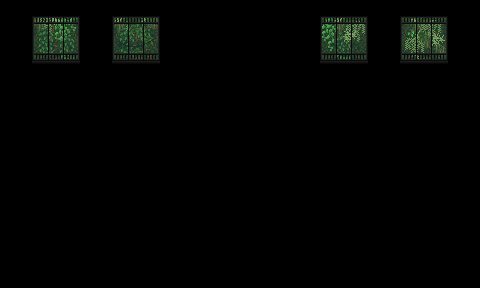

This game map was drawn from its Tiled (.tmx) file and the tilesets committed beside it. A one-line description and the trimmed map source follow:
An orthogonal 30x18 tile map with 16x16 px tiles, 1 tile layer (Buildings), 2 tilesets.

<map version="1.8" tiledversion="1.8.5" orientation="orthogonal" renderorder="right-down" width="30" height="18" tilewidth="16" tileheight="16" infinite="0" nextlayerid="7" nextobjectid="375">
 <properties>
  <property name="LocationContext" value="Island" />
  <property name="SeasonOverride" value="summer" />
  <property name="ViewportFollowPlayer" type="bool" value="true" />
 </properties>
 <tileset firstgid="1" name="indoor" tilewidth="16" tileheight="16" tilecount="2176" columns="32">
  <image source="townInterior.png" width="512" height="1088" />
 </tileset>
 <tileset firstgid="2177" name="windows_sunny" tilewidth="16" tileheight="16" tilecount="144" columns="12">
  <image source="windows_sunny.png" width="192" height="192" />
 </tileset>
 <layer id="3" name="Buildings" width="30" height="18">
  <data>[540 cells, 36 non-empty, 36 distinct tile ids]</data>
 </layer>
</map>
